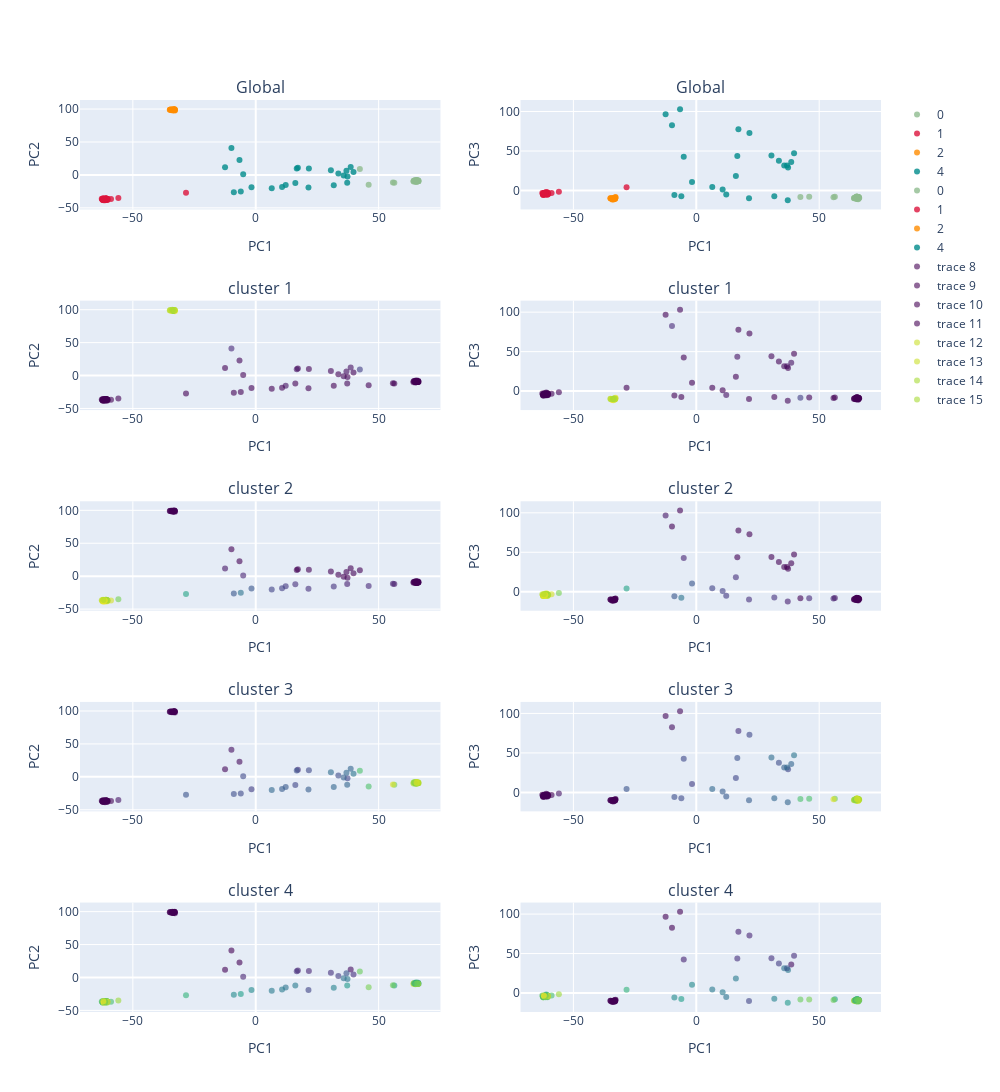

The notebook cell saved with this chart:
### Code cell
from plotly import tools
from structure_tools.mstutorial_tools import KDE_pca

KDE_pca(feats= feats,Cameo= Cameo,label_vector= label_vector,Subset= Subset, 
       Col_vec= PCA_color_ref)

### Figure 1 — Plotly figure (JSON) as saved in the notebook; plotly's stock layout.template omitted (floating-point values rounded to 4 significant figures; data arrays with more than 128 entries replaced by an {"elided": "..."} marker saying what was removed)
{"data": [{"marker": {"color": "darkseagreen", "line": {"width": 0}, "opacity": 0.8, "size": 6, "symbol": "circle"}, "mode": "markers", "name": "0", "type": "scatter", "x": [65.57, 65.76, 65.24, 64.88, 64.78, 64.74, 65.84, 65.72, 65.86, 65.27, 65.02, 66.0, 66.05, 64.23, 64.95, 66.06, 65.21, 65.58, 65.48, 65.57, 65.26, 65.42, 65.94, 66.29, 65.21, 65.65, 65.23, 65.09, 64.17, 65.3, 65.48, 66.1, 65.04, 65.3, 66.1, 65.52, 64.95, 64.42, 65.41, 65.91, 56.37, 55.81, 45.94, 42.36], "xaxis": "x", "y": [-9.962, -9.034, -9.598, -9.822, -9.069, -7.992, -9.504, -8.984, -9.563, -8.957, -9.345, -9.582, -9.435, -8.723, -9.12, -9.235, -9.568, -8.481, -9.699, -8.905, -9.293, -9.03, -9.267, -9.379, -8.899, -9.805, -7.856, -9.096, -10.03, -9.556, -7.702, -8.077, -9.34, -10.0, -9.707, -8.619, -10.39, -8.779, -8.979, -8.706, -12.03, -11.63, -14.84, 9.151], "yaxis": "y"}, {"marker": {"color": "crimson", "line": {"width": 0}, "opacity": 0.8, "size": 6, "symbol": "circle"}, "mode": "markers", "name": "1", "type": "scatter", "x": [-60.9, -62.0, -60.86, -61.78, -60.75, -60.35, -61.43, -61.43, -61.2, -62.35, -60.69, -61.07, -62.64, -61.36, -61.04, -61.18, -60.37, -60.6, -62.23, -60.49, -60.58, -61.5, -61.26, -62.02, -62.43, -62.11, -60.96, -60.63, -61.71, -61.32, -62.28, -62.2, -58.88, -61.17, -60.25, -61.46, -61.86, -61.4, -61.4, -62.05, -28.37, -55.9], "xaxis": "x", "y": [-35.91, -36.27, -35.66, -37.04, -36.13, -37.97, -36.65, -37.02, -36.54, -37.04, -38.07, -36.2, -36.38, -37.58, -36.63, -35.73, -36.46, -37.2, -38.25, -36.46, -36.22, -36.52, -36.14, -37.12, -37.18, -35.71, -36.31, -36.16, -36.35, -38.42, -37.64, -36.71, -36.72, -36.77, -36.73, -36.44, -38.29, -37.1, -36.62, -35.96, -27.07, -34.99], "yaxis": "y"}, {"marker": {"color": "darkorange", "line": {"width": 0}, "opacity": 0.8, "size": 6, "symbol": "circle"}, "mode": "markers", "name": "2", "type": "scatter", "x": [-33.02, -33.31, -32.9, -34.14, -33.33, -33.33, -34.23, -32.87, -33.94, -33.11, -34.83, -33.67, -33.25, -33.65, -34.96, -33.16, -33.44, -34.69, -32.99, -33.93], "xaxis": "x", "y": [99.71, 98.64, 99.07, 98.83, 99.24, 98.48, 98.11, 97.67, 98.82, 99.11, 98.99, 98.27, 99.21, 98.04, 98.85, 98.89, 98.29, 99.38, 99.28, 99.74], "yaxis": "y"}, {"marker": {"color": "darkcyan", "line": {"width": 0}, "opacity": 0.8, "size": 6, "symbol": "circle"}, "mode": "markers", "name": "4", "type": "scatter", "x": [-6.613, -9.891, -12.49, -5.109, 30.58, 21.62, 17.14, -8.91, -1.736, 12.18, 33.61, 38.63, 37.33, 16.11, 10.72, 6.505, 16.69, 39.78, 35.77, 37.21, -6.083, 36.9, 31.74, 21.45], "xaxis": "x", "y": [22.75, 40.96, 11.6, 0.9833, 7.074, 9.876, 10.69, -26.18, -18.85, -15.35, 2.13, 12.18, -2.298, -12.22, -18.44, -20.15, 9.562, 4.568, -1.001, -12.0, -25.13, 6.221, -15.59, -19.19], "yaxis": "y"}, {"marker": {"color": "darkseagreen", "line": {"width": 0}, "opacity": 0.8, "size": 6, "symbol": "circle"}, "mode": "markers", "name": "0", "type": "scatter", "x": [65.57, 65.76, 65.24, 64.88, 64.78, 64.74, 65.84, 65.72, 65.86, 65.27, 65.02, 66.0, 66.05, 64.23, 64.95, 66.06, 65.21, 65.58, 65.48, 65.57, 65.26, 65.42, 65.94, 66.29, 65.21, 65.65, 65.23, 65.09, 64.17, 65.3, 65.48, 66.1, 65.04, 65.3, 66.1, 65.52, 64.95, 64.42, 65.41, 65.91, 56.37, 55.81, 45.94, 42.36], "xaxis": "x2", "y": [-9.881, -9.046, -8.905, -9.043, -10.28, -8.592, -11.04, -8.315, -9.688, -9.854, -9.346, -8.688, -8.745, -9.442, -9.254, -8.906, -10.4, -9.363, -9.798, -9.962, -8.052, -7.843, -10.35, -9.409, -10.34, -9.891, -7.739, -8.791, -9.914, -9.213, -7.863, -8.388, -8.859, -9.732, -9.207, -9.939, -9.908, -9.416, -8.299, -9.761, -8.011, -8.706, -8.115, -8.291], "yaxis": "y2"}, {"marker": {"color": "crimson", "line": {"width": 0}, "opacity": 0.8, "size": 6, "symbol": "circle"}, "mode": "markers", "name": "1", "type": "scatter", "x": [-60.9, -62.0, -60.86, -61.78, -60.75, -60.35, -61.43, -61.43, -61.2, -62.35, -60.69, -61.07, -62.64, -61.36, -61.04, -61.18, -60.37, -60.6, -62.23, -60.49, -60.58, -61.5, -61.26, -62.02, -62.43, -62.11, -60.96, -60.63, -61.71, -61.32, -62.28, -62.2, -58.88, -61.17, -60.25, -61.46, -61.86, -61.4, -61.4, -62.05, -28.37, -55.9], "xaxis": "x2", "y": [-4.831, -4.757, -4.221, -2.978, -2.757, -4.87, -3.831, -5.475, -4.045, -5.499, -4.609, -4.106, -3.129, -3.949, -1.86, -4.531, -3.828, -5.275, -3.888, -2.729, -3.33, -4.429, -3.975, -4.393, -4.282, -4.297, -3.664, -3.474, -3.959, -3.951, -5.322, -5.409, -3.197, -2.889, -3.757, -2.866, -3.971, -4.01, -4.583, -3.09, 4.193, -1.527], "yaxis": "y2"}, {"marker": {"color": "darkorange", "line": {"width": 0}, "opacity": 0.8, "size": 6, "symbol": "circle"}, "mode": "markers", "name": "2", "type": "scatter", "x": [-33.02, -33.31, -32.9, -34.14, -33.33, -33.33, -34.23, -32.87, -33.94, -33.11, -34.83, -33.67, -33.25, -33.65, -34.96, -33.16, -33.44, -34.69, -32.99, -33.93], "xaxis": "x2", "y": [-9.759, -10.42, -8.894, -10.83, -9.385, -10.16, -11.37, -8.403, -9.747, -10.72, -9.928, -11.48, -9.942, -9.722, -9.808, -9.975, -9.711, -10.03, -10.02, -10.27], "yaxis": "y2"}, {"marker": {"color": "darkcyan", "line": {"width": 0}, "opacity": 0.8, "size": 6, "symbol": "circle"}, "mode": "markers", "name": "4", "type": "scatter", "x": [-6.613, -9.891, -12.49, -5.109, 30.58, 21.62, 17.14, -8.91, -1.736, 12.18, 33.61, 38.63, 37.33, 16.11, 10.72, 6.505, 16.69, 39.78, 35.77, 37.21, -6.083, 36.9, 31.74, 21.45], "xaxis": "x2", "y": [102.9, 82.6, 96.63, 42.6, 44.15, 72.9, 77.66, -5.686, 10.6, -5.066, 37.56, 36.03, 29.24, 18.27, 1.093, 4.333, 43.67, 47.2, 31.47, -12.35, -7.463, 31.49, -7.377, -9.964], "yaxis": "y2"}, {"marker": {"color": {"elided": "130 float values"}, "colorscale": [[0, "#440154"], [0.1111, "#482878"], [0.2222, "#3e4989"], [0.3333, "#31688e"], [0.4444, "#26828e"], [0.5556, "#1f9e89"], [0.6667, "#35b779"], [0.7778, "#6ece58"], [0.8889, "#b5de2b"], [1, "#fde725"]], "line": {"width": 0}, "opacity": 0.6, "size": 6, "symbol": "circle"}, "mode": "markers", "type": "scatter", "x": {"elided": "130 float values"}, "xaxis": "x3", "y": {"elided": "130 float values"}, "yaxis": "y3"}, {"marker": {"color": {"elided": "130 float values"}, "colorscale": [[0, "#440154"], [0.1111, "#482878"], [0.2222, "#3e4989"], [0.3333, "#31688e"], [0.4444, "#26828e"], [0.5556, "#1f9e89"], [0.6667, "#35b779"], [0.7778, "#6ece58"], [0.8889, "#b5de2b"], [1, "#fde725"]], "line": {"width": 0}, "opacity": 0.6, "size": 6, "symbol": "circle"}, "mode": "markers", "type": "scatter", "x": {"elided": "130 float values"}, "xaxis": "x4", "y": {"elided": "130 float values"}, "yaxis": "y4"}, {"marker": {"color": {"elided": "130 float values"}, "colorscale": [[0, "#440154"], [0.1111, "#482878"], [0.2222, "#3e4989"], [0.3333, "#31688e"], [0.4444, "#26828e"], [0.5556, "#1f9e89"], [0.6667, "#35b779"], [0.7778, "#6ece58"], [0.8889, "#b5de2b"], [1, "#fde725"]], "line": {"width": 0}, "opacity": 0.6, "size": 6, "symbol": "circle"}, "mode": "markers", "type": "scatter", "x": {"elided": "130 float values"}, "xaxis": "x5", "y": {"elided": "130 float values"}, "yaxis": "y5"}, {"marker": {"color": {"elided": "130 float values"}, "colorscale": [[0, "#440154"], [0.1111, "#482878"], [0.2222, "#3e4989"], [0.3333, "#31688e"], [0.4444, "#26828e"], [0.5556, "#1f9e89"], [0.6667, "#35b779"], [0.7778, "#6ece58"], [0.8889, "#b5de2b"], [1, "#fde725"]], "line": {"width": 0}, "opacity": 0.6, "size": 6, "symbol": "circle"}, "mode": "markers", "type": "scatter", "x": {"elided": "130 float values"}, "xaxis": "x6", "y": {"elided": "130 float values"}, "yaxis": "y6"}, {"marker": {"color": {"elided": "130 float values"}, "colorscale": [[0, "#440154"], [0.1111, "#482878"], [0.2222, "#3e4989"], [0.3333, "#31688e"], [0.4444, "#26828e"], [0.5556, "#1f9e89"], [0.6667, "#35b779"], [0.7778, "#6ece58"], [0.8889, "#b5de2b"], [1, "#fde725"]], "line": {"width": 0}, "opacity": 0.6, "size": 6, "symbol": "circle"}, "mode": "markers", "type": "scatter", "x": {"elided": "130 float values"}, "xaxis": "x7", "y": {"elided": "130 float values"}, "yaxis": "y7"}, {"marker": {"color": {"elided": "130 float values"}, "colorscale": [[0, "#440154"], [0.1111, "#482878"], [0.2222, "#3e4989"], [0.3333, "#31688e"], [0.4444, "#26828e"], [0.5556, "#1f9e89"], [0.6667, "#35b779"], [0.7778, "#6ece58"], [0.8889, "#b5de2b"], [1, "#fde725"]], "line": {"width": 0}, "opacity": 0.6, "size": 6, "symbol": "circle"}, "mode": "markers", "type": "scatter", "x": {"elided": "130 float values"}, "xaxis": "x8", "y": {"elided": "130 float values"}, "yaxis": "y8"}, {"marker": {"color": {"elided": "130 float values"}, "colorscale": [[0, "#440154"], [0.1111, "#482878"], [0.2222, "#3e4989"], [0.3333, "#31688e"], [0.4444, "#26828e"], [0.5556, "#1f9e89"], [0.6667, "#35b779"], [0.7778, "#6ece58"], [0.8889, "#b5de2b"], [1, "#fde725"]], "line": {"width": 0}, "opacity": 0.6, "size": 6, "symbol": "circle"}, "mode": "markers", "type": "scatter", "x": {"elided": "130 float values"}, "xaxis": "x9", "y": {"elided": "130 float values"}, "yaxis": "y9"}, {"marker": {"color": {"elided": "130 float values"}, "colorscale": [[0, "#440154"], [0.1111, "#482878"], [0.2222, "#3e4989"], [0.3333, "#31688e"], [0.4444, "#26828e"], [0.5556, "#1f9e89"], [0.6667, "#35b779"], [0.7778, "#6ece58"], [0.8889, "#b5de2b"], [1, "#fde725"]], "line": {"width": 0}, "opacity": 0.6, "size": 6, "symbol": "circle"}, "mode": "markers", "type": "scatter", "x": {"elided": "130 float values"}, "xaxis": "x10", "y": {"elided": "130 float values"}, "yaxis": "y10"}], "layout": {"annotations": [{"font": {"size": 16}, "showarrow": false, "text": "Global", "x": 0.225, "xanchor": "center", "xref": "paper", "y": 1, "yanchor": "bottom", "yref": "paper"}, {"font": {"size": 16}, "showarrow": false, "text": "Global", "x": 0.775, "xanchor": "center", "xref": "paper", "y": 1, "yanchor": "bottom", "yref": "paper"}, {"font": {"size": 16}, "showarrow": false, "text": "cluster 1", "x": 0.225, "xanchor": "center", "xref": "paper", "y": 0.78, "yanchor": "bottom", "yref": "paper"}, {"font": {"size": 16}, "showarrow": false, "text": "cluster 1", "x": 0.775, "xanchor": "center", "xref": "paper", "y": 0.78, "yanchor": "bottom", "yref": "paper"}, {"font": {"size": 16}, "showarrow": false, "text": "cluster 2", "x": 0.225, "xanchor": "center", "xref": "paper", "y": 0.56, "yanchor": "bottom", "yref": "paper"}, {"font": {"size": 16}, "showarrow": false, "text": "cluster 2", "x": 0.775, "xanchor": "center", "xref": "paper", "y": 0.56, "yanchor": "bottom", "yref": "paper"}, {"font": {"size": 16}, "showarrow": false, "text": "cluster 3", "x": 0.225, "xanchor": "center", "xref": "paper", "y": 0.34, "yanchor": "bottom", "yref": "paper"}, {"font": {"size": 16}, "showarrow": false, "text": "cluster 3", "x": 0.775, "xanchor": "center", "xref": "paper", "y": 0.34, "yanchor": "bottom", "yref": "paper"}, {"font": {"size": 16}, "showarrow": false, "text": "cluster 4", "x": 0.225, "xanchor": "center", "xref": "paper", "y": 0.12, "yanchor": "bottom", "yref": "paper"}, {"font": {"size": 16}, "showarrow": false, "text": "cluster 4", "x": 0.775, "xanchor": "center", "xref": "paper", "y": 0.12, "yanchor": "bottom", "yref": "paper"}], "height": 2000, "width": 1000, "xaxis": {"anchor": "y", "domain": [0, 0.45], "title": {"text": "PC1"}}, "xaxis10": {"anchor": "y10", "domain": [0.55, 1], "title": {"text": "PC1"}}, "xaxis2": {"anchor": "y2", "domain": [0.55, 1], "title": {"text": "PC1"}}, "xaxis3": {"anchor": "y3", "domain": [0, 0.45], "title": {"text": "PC1"}}, "xaxis4": {"anchor": "y4", "domain": [0.55, 1], "title": {"text": "PC1"}}, "xaxis5": {"anchor": "y5", "domain": [0, 0.45], "title": {"text": "PC1"}}, "xaxis6": {"anchor": "y6", "domain": [0.55, 1], "title": {"text": "PC1"}}, "xaxis7": {"anchor": "y7", "domain": [0, 0.45], "title": {"text": "PC1"}}, "xaxis8": {"anchor": "y8", "domain": [0.55, 1], "title": {"text": "PC1"}}, "xaxis9": {"anchor": "y9", "domain": [0, 0.45], "title": {"text": "PC1"}}, "yaxis": {"anchor": "x", "domain": [0.88, 1], "title": {"text": "PC2"}}, "yaxis10": {"anchor": "x10", "domain": [0, 0.12], "title": {"text": "PC3"}}, "yaxis2": {"anchor": "x2", "domain": [0.88, 1], "title": {"text": "PC3"}}, "yaxis3": {"anchor": "x3", "domain": [0.66, 0.78], "title": {"text": "PC2"}}, "yaxis4": {"anchor": "x4", "domain": [0.66, 0.78], "title": {"text": "PC3"}}, "yaxis5": {"anchor": "x5", "domain": [0.44, 0.56], "title": {"text": "PC2"}}, "yaxis6": {"anchor": "x6", "domain": [0.44, 0.56], "title": {"text": "PC3"}}, "yaxis7": {"anchor": "x7", "domain": [0.22, 0.34], "title": {"text": "PC2"}}, "yaxis8": {"anchor": "x8", "domain": [0.22, 0.34], "title": {"text": "PC3"}}, "yaxis9": {"anchor": "x9", "domain": [0, 0.12], "title": {"text": "PC2"}}}}
